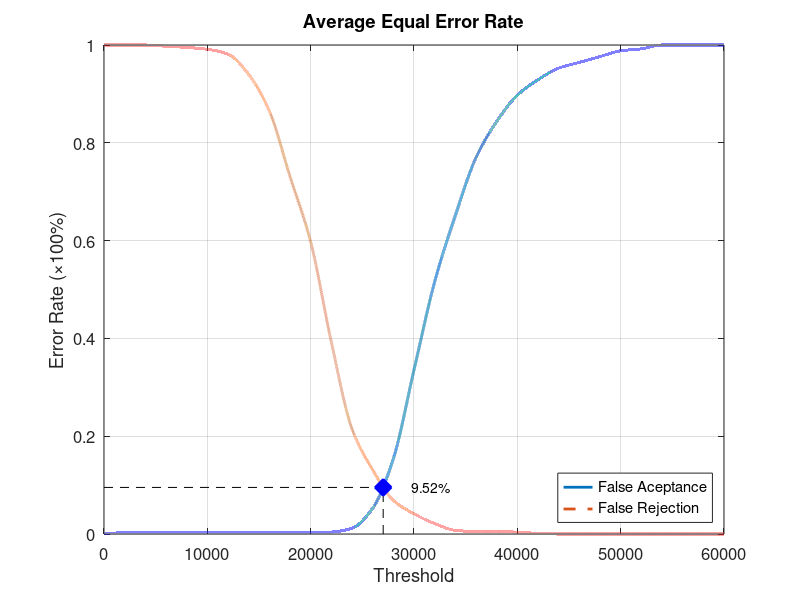
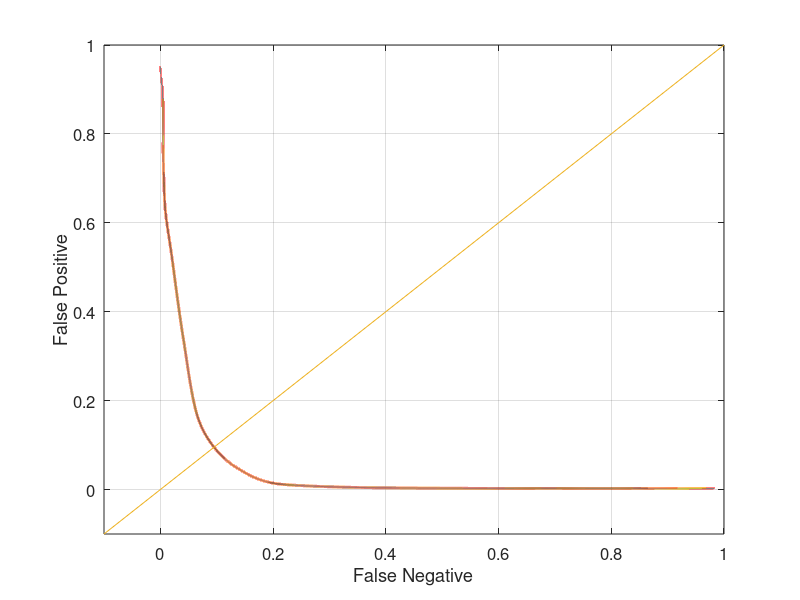

MATLAB code to generate these figures, in order:
function yEER = Experiment4Average
close all;
clear;
clc;
x = 0:2000:60000;
xq = 0:0.5:60000;

y0 = [0 0.00263158 0.00263158 0.00263158 0.00263158 0.00263158 0.00263158 0.00263158 0.00263158 0.00263158 0.00263158 0.00394737 0.0118421 0.0526316 0.153947 0.335526 0.515789 0.651316 0.769737 0.843421 0.897368 0.928947 0.952632 0.964474 0.976316 0.988158 0.992105 1 1 1 1];
yy0 = interp1(x, y0, xq, 'pchip');
y1 = [1 1 1 0.9975 0.995 0.99125 0.98125 0.94 0.865 0.73125 0.5975 0.3925 0.215 0.13125 0.06875 0.04125 0.02125 0.0075 0.005 0.005 0.00375 0.00125 0 0 0 0 0 0 0 0 0];
yy1 = interp1(x, y1, xq, 'pchip');

% Calculating EER: 
y2 = abs(y0 - y1);
find(y2 == min(y2))
yy2 = abs(yy0 - yy1);
xEER = find(yy2 == min(yy2));
xEERIndex = xq(xEER) % X-axis EER
yEER = yy0(xEER) % Y-axis EER

main = figure
plot(xq, yy0,'-','LineWidth', 2);	hold on
plot(xq, yy1,'--','LineWidth', 2);	hold on
plot([xEERIndex xEERIndex], [0 yEER], 'k--');	hold on
plot([0 xEERIndex], [yEER yEER], 'k--');	hold on
plot(xEERIndex, yEER, 'bx', 'LineWidth', 10);	hold on
text(xEERIndex + 10 * xEERIndex / 100, yEER, [num2str(round((10000 * yEER)) / 100) '%'])
legend('False Aceptance', 'False Rejection', 'Location', 'SouthEast')
xlabel('Threshold')
ylabel('Error Rate (\times100%)')
title('Average Equal Error Rate')
set(gca, 'FontSize', 12)
axis([0 60000 0 1])
grid on

print(main, 'Experiment4AverageMain', '-dpng');
FNRxFPR = figure('Color', [1 1 1]);
plot(yy1, yy0, '-', yy1, yy0, 'LineWidth', 2);
hold on
y = -0.1:0.1:1
plot(y, y); 
set(gca, 'FontSize', 12)
xlabel('False Negative')
ylabel('False Positive')
axis([-0.1 1 -0.1 1])
set(gca, 'FontSize', 12)
grid on

print(FNRxFPR, 'Experiment4AverageFNRxFPR','-dpng');
end
